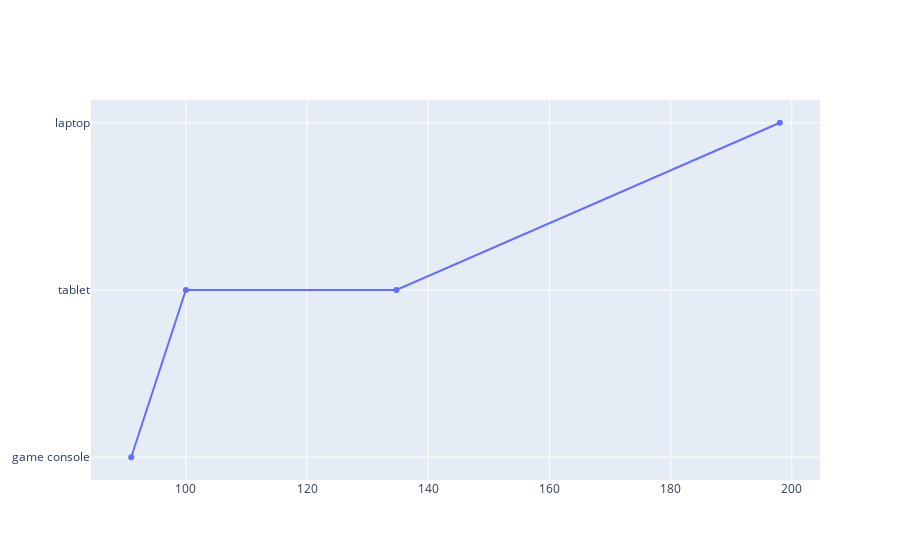

Notebook code cell kept with this figure:
### Code cell
import plotly.graph_objects as go

GOV_PLATFORM = ['game console',90.98,
                'tablet',100,
                'tablet',134.74,
                'laptop',198.02]

fig = go.Figure()
fig.add_trace(go.Scatter(
    x=[90.98,100,134.74,198.02],
    y=('game console','tablet','tablet','laptop'),
    
))

### Figure 1 — Plotly figure (JSON) as saved in the notebook; plotly's stock layout.template omitted (floating-point values rounded to 4 significant figures)
{"data": [{"type": "scatter", "x": [90.98, 100, 134.7, 198.0], "y": ["game console", "tablet", "tablet", "laptop"]}], "layout": {}}
